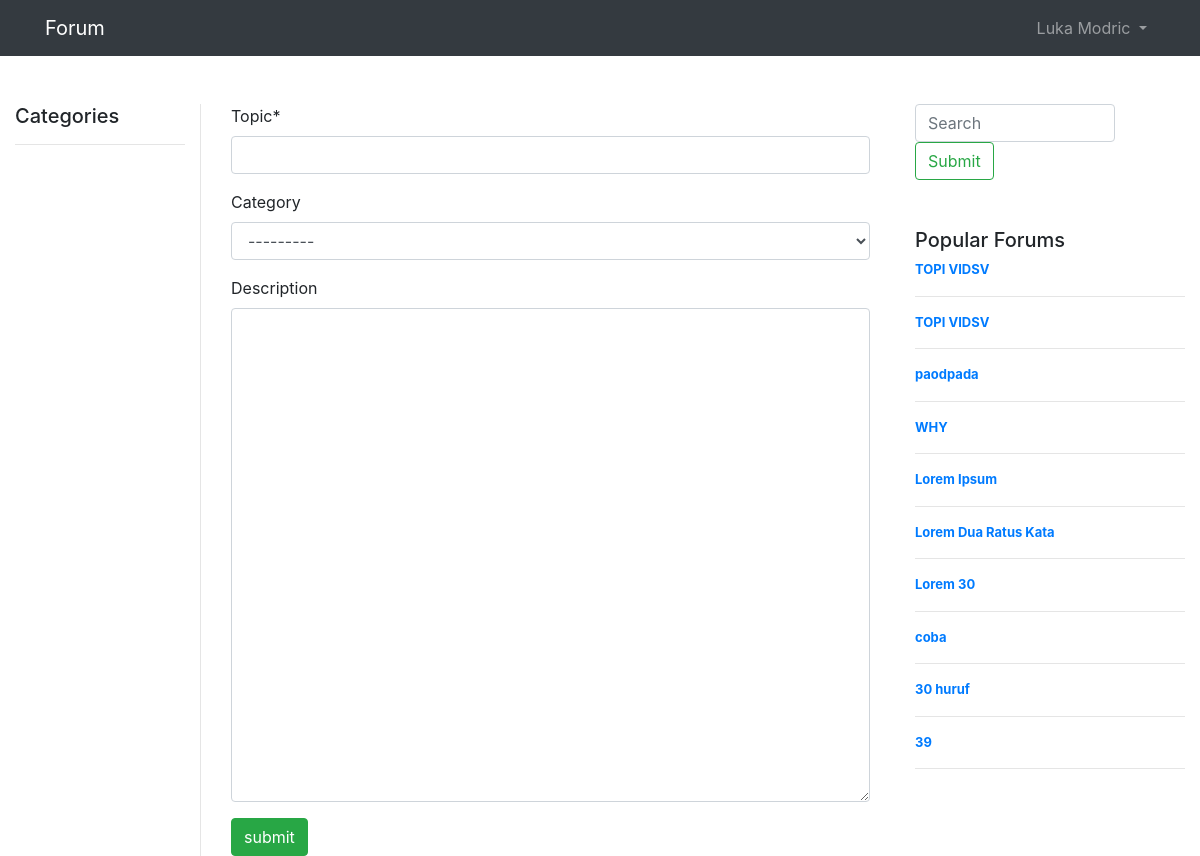
Before: /addInForum/ (signed in) with the older database file.
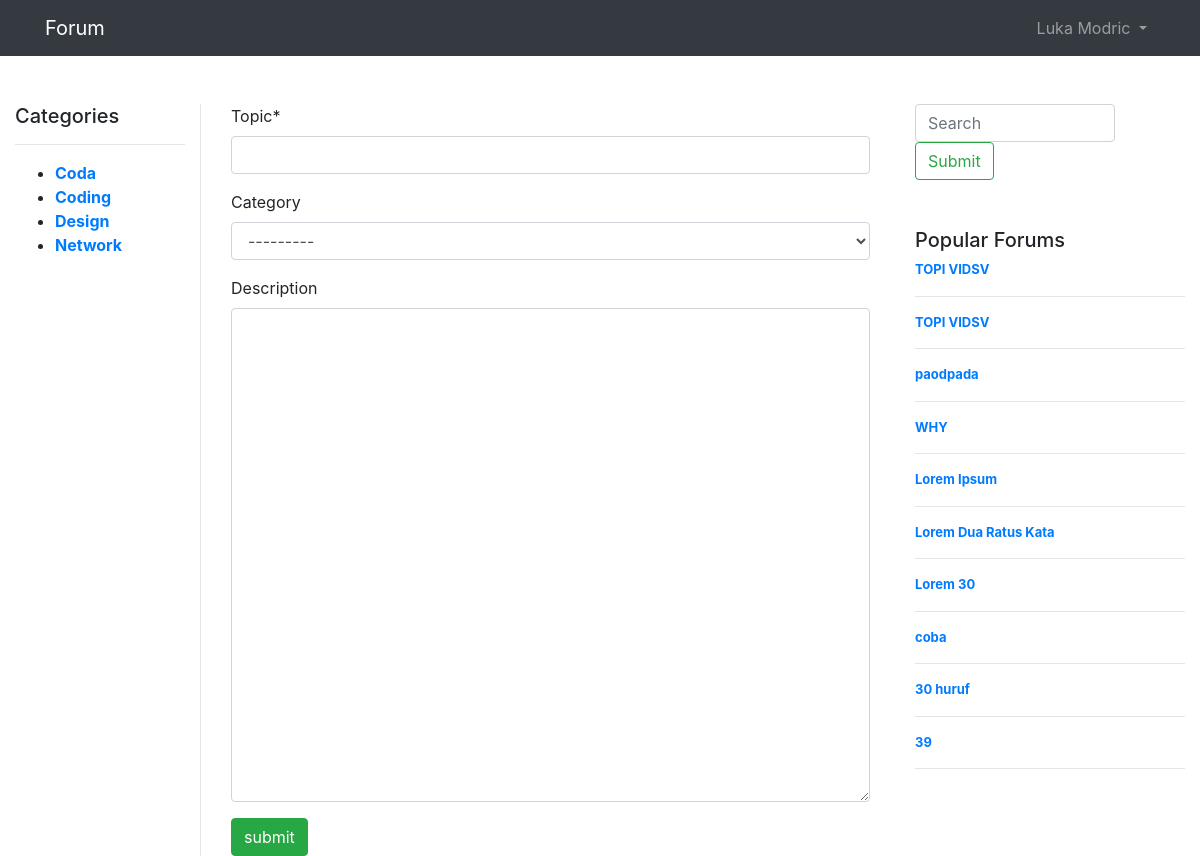
After: the same page with the newer database file.
### commentsapp/models.py (models this page shows, shortened)
class forum(models.Model):
    profile = models.ForeignKey(profile, null=True, blank=True,on_delete=models.SET_NULL)
    topic = models.CharField(max_length=300)
    category = models.ForeignKey(Category, null=True, blank=True, on_delete=models.SET_NULL)
    description = models.CharField(max_length=1000,blank=True)
    num_comment = models.IntegerField(blank=True, null=True)
    date_created=models.DateTimeField(auto_now_add=True,null=True)

class Category(models.Model):
    category = models.CharField(max_length=200)
    def __str__(self):
        return self.category

### commentsapp/views.py (the view, shortened to what this page needs)
# urls.py: path('addInForum/', views.addInForum, name='addInForum'),
@login_required(login_url='login')
def addInForum(request):
    form = CreateInForum()
    popular = forum.objects.all().order_by('-num_comment')
    category = Category.objects.all().order_by('category')
    context = {'form': form, 'category':category, 'popular':popular}
    return render(request, 'addInForum.html', context)

### commentsapp/forms.py
class CreateInForum(ModelForm):
    class Meta:
        model = forum
        fields = "__all__"
        exclude = ['profile','num_comment']
        widgets = {
            "description": Textarea(attrs={'cols':80, 'rows':20}),
        }

### commentsapp/templates/addInForum.html (shortened to what this page needs)
{% extends 'layout/main.html' %}
{% load crispy_forms_tags %}
{% block content %}
<div class="container-fluid">
    <div class="row mt-5">
        {% include 'layout/left_bar.html' %}
        <div class="col-7" style="border-left:1px solid #e5e5e5;height:100%">
            <div class="container">
                <div class="d-flex">
                    <form action="{% url 'addInForum' %}" method="POST">
                        {{form|crispy}}
                        <input type="submit" class="btn btn-success" value="submit">
                    </form>
                </div>
            </div>
        </div>
        {% include 'layout/right_bar.html' %}
    </div>
</div>
{% endblock %}

### commentsapp/templates/layout/left_bar.html
<div class="col-2 sticky-top">
    <h5>Categories</h5>
    <hr>
    <ul>
        {% for cat in category %}
            <li><a class="font-weight-bold" href="{% url 'category' cat.id %}">{{cat}}</a></li>
        {% endfor %}
    </ul>
</div>

### commentsapp/templates/layout/right_bar.html
<div class="popular col-3">
    <div>
        <form class="form-inline my-2 my-lg-0" method="GET" action="{% url 'search' %}">
            <input style="width: 200px;" name="searchVal" class="form-control mr-sm-2" type="search" placeholder="Search" aria-label="Search">
            <input class="btn btn-outline-success my-2 my-sm-0" type="submit">
        </form>
    </div>
    <h5 class="mt-5">Popular Forums</h5>
    {% for top in popular|slice:"10" %}
        <a class="d-block font-weight-bold" href="{% url 'view_forum' top.id %}">{{top.topic}}</a>
        <hr>
    {% endfor %}
</div>

Changed rows visible on the page:
added Category: category "Coda"
added Category: category "Coding", category "---------"
added Category: category "Design"
added Category: category "Network"
Other visible differences:
form field category: "---------" → (not shown)
